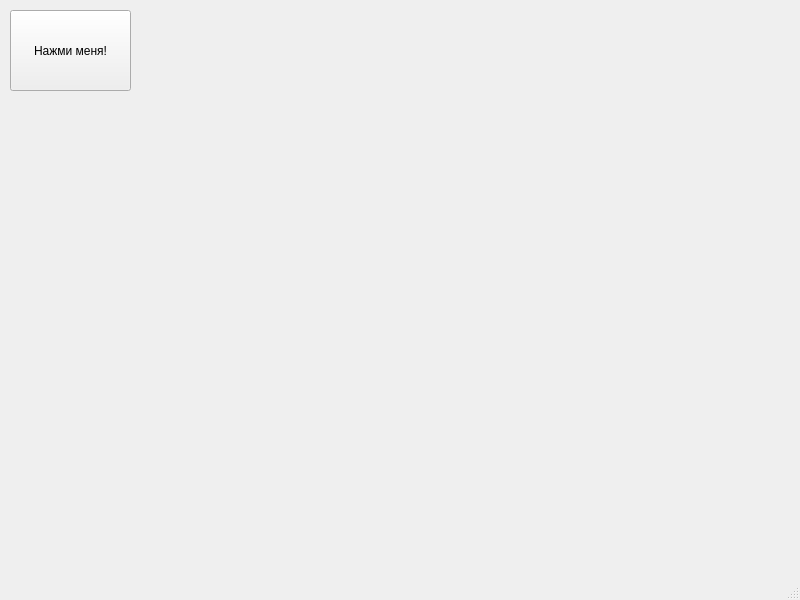
<?xml version="1.0" encoding="UTF-8"?>
<ui version="4.0">
 <class>MainWindow</class>
 <widget class="QMainWindow" name="MainWindow">
  <property name="geometry">
   <rect>
    <x>0</x>
    <y>0</y>
    <width>800</width>
    <height>600</height>
   </rect>
  </property>
  <property name="windowTitle">
   <string>MainWindow</string>
  </property>
  <widget class="QWidget" name="centralwidget">
   <widget class="QPushButton" name="pushButton">
    <property name="geometry">
     <rect>
      <x>10</x>
      <y>10</y>
      <width>121</width>
      <height>81</height>
     </rect>
    </property>
    <property name="text">
     <string>Нажми меня!</string>
    </property>
   </widget>
  </widget>
  <widget class="QMenuBar" name="menubar">
   <property name="geometry">
    <rect>
     <x>0</x>
     <y>0</y>
     <width>800</width>
     <height>26</height>
    </rect>
   </property>
  </widget>
  <widget class="QStatusBar" name="statusbar"/>
 </widget>
 <resources/>
 <connections/>
</ui>
